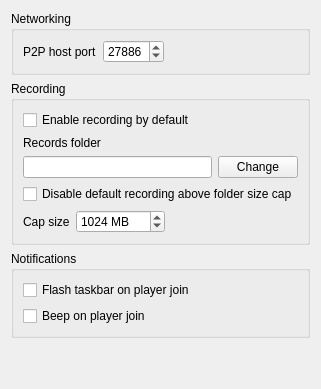
         <widget class="QWidget" name="DDTab">
          <attribute name="title">
           <string>Kaillera</string>
          </attribute>
         <layout class="QVBoxLayout" name="verticalLayout_6">
           <item>
            <widget class="QGroupBox" name="kailleraNetworkingGroupBox">
             <property name="title">
              <string>Networking</string>
             </property>
             <layout class="QHBoxLayout" name="kailleraNetworkingLayout">
              <item>
               <widget class="QLabel" name="kailleraPortLabel">
                <property name="text">
                 <string>P2P host port</string>
                </property>
               </widget>
              </item>
              <item>
               <widget class="QSpinBox" name="kailleraPortSpinBox">
                <property name="minimum">
                 <number>1</number>
                </property>
                <property name="maximum">
                 <number>65535</number>
                </property>
                <property name="value">
                 <number>27886</number>
                </property>
               </widget>
              </item>
              <item>
               <spacer name="horizontalSpacer_kailleraPort">
                <property name="orientation">
                 <enum>Qt::Orientation::Horizontal</enum>
                </property>
                <property name="sizeHint" stdset="0">
                 <size>
                  <width>40</width>
                  <height>20</height>
                 </size>
                </property>
               </spacer>
              </item>
             </layout>
            </widget>
           </item>
           <item>
            <widget class="QGroupBox" name="kailleraSettingsGroupBox">
             <property name="title">
              <string>Recording</string>
             </property>
             <layout class="QVBoxLayout" name="kailleraSettingsLayout">
              <item>
               <widget class="QCheckBox" name="kailleraRecordByDefaultCheckBox">
                <property name="text">
                 <string>Enable recording by default</string>
                </property>
               </widget>
              </item>
              <item>
               <widget class="QLabel" name="kailleraRecordsFolderLabel">
                <property name="text">
                 <string>Records folder</string>
                </property>
               </widget>
              </item>
              <item>
               <layout class="QHBoxLayout" name="kailleraRecordsFolderLayout">
                <item>
                 <widget class="QLineEdit" name="kailleraRecordsDirectoryLineEdit">
                  <property name="readOnly">
                   <bool>true</bool>
                  </property>
                 </widget>
                </item>
                <item>
                 <widget class="QPushButton" name="changeKailleraRecordsDirectoryButton">
                  <property name="text">
                   <string>Change</string>
                  </property>
                  <property name="icon">
                   <iconset theme="folder-open-line"/>
                  </property>
                  <property name="iconSize">
                   <size>
                    <width>16</width>
                    <height>16</height>
                   </size>
                  </property>
                 </widget>
                </item>
               </layout>
              </item>
              <item>
               <widget class="QCheckBox" name="kailleraRecordingCapEnabledCheckBox">
                <property name="text">
                 <string>Disable default recording above folder size cap</string>
                </property>
               </widget>
              </item>
              <item>
               <layout class="QHBoxLayout" name="kailleraRecordingCapLayout">
                <item>
                 <widget class="QLabel" name="kailleraRecordingCapLabel">
                  <property name="text">
                   <string>Cap size</string>
                  </property>
                 </widget>
                </item>
                <item>
                 <widget class="QSpinBox" name="kailleraRecordingCapMBSpinBox">
                  <property name="minimum">
                   <number>1</number>
                  </property>
                  <property name="maximum">
                   <number>1048576</number>
                  </property>
                  <property name="value">
                   <number>1024</number>
                  </property>
                  <property name="suffix">
                   <string> MB</string>
                  </property>
                 </widget>
                </item>
                <item>
                 <spacer name="horizontalSpacer_16">
                  <property name="orientation">
                   <enum>Qt::Orientation::Horizontal</enum>
                  </property>
                  <property name="sizeHint" stdset="0">
                   <size>
                    <width>40</width>
                    <height>20</height>
                   </size>
                  </property>
                 </spacer>
                </item>
               </layout>
              </item>
             </layout>
            </widget>
           </item>
           <item>
            <widget class="QGroupBox" name="kailleraNotificationsGroupBox">
             <property name="title">
              <string>Notifications</string>
             </property>
             <layout class="QVBoxLayout" name="kailleraNotificationsLayout">
              <item>
               <widget class="QCheckBox" name="kailleraFlashOnJoinCheckBox">
                <property name="text">
                 <string>Flash taskbar on player join</string>
                </property>
               </widget>
              </item>
              <item>
               <widget class="QCheckBox" name="kailleraBeepOnJoinCheckBox">
                <property name="text">
                 <string>Beep on player join</string>
                </property>
               </widget>
              </item>
             </layout>
            </widget>
           </item>
           <item>
            <spacer name="verticalSpacer_2">
             <property name="orientation">
              <enum>Qt::Orientation::Vertical</enum>
             </property>
             <property name="sizeHint" stdset="0">
              <size>
               <width>20</width>
               <height>40</height>
              </size>
             </property>
            </spacer>
           </item>
          </layout>
         </widget>
